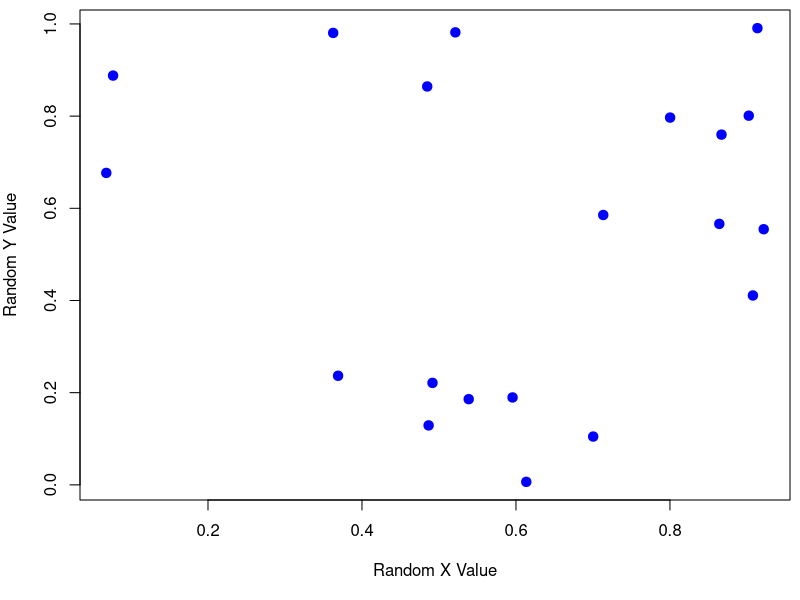

Generate this figure with R:
## ---- chunk 1
x <- runif(20)
y <- runif(20)
par(mar=c(5,4,0.5,0.5))
plot(x, y, xlab="Random X Value", ylab="Random Y Value", main="", col="blue", pch=19, cex=1.25)
